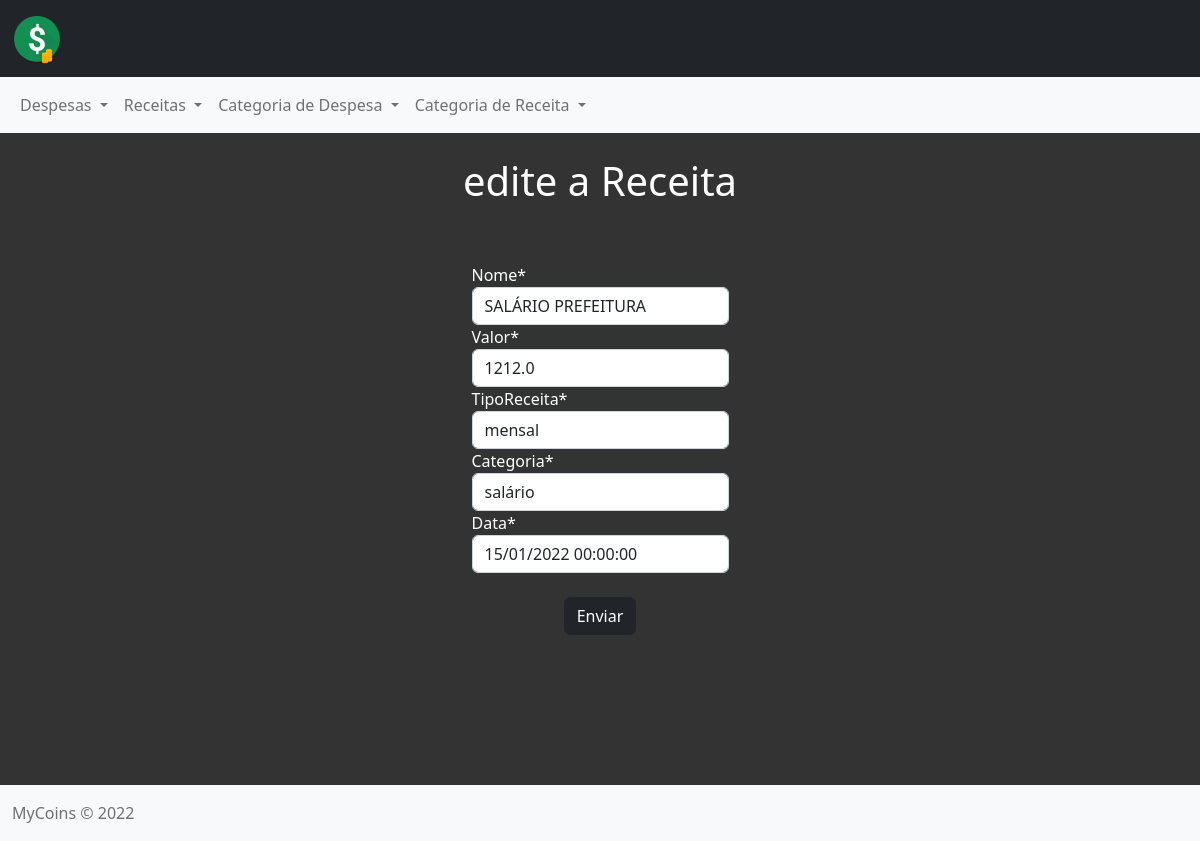
Page /receitas/edit/1 on the committed database.
### receitas/models.py (models this page shows, shortened)
class Receitas(models.Model):
    tipo = (
        ('1', 'mensal'),
        ('2','eventual'),
    )
    nome = models.CharField(max_length=255)
    valor = models.FloatField()
    tipoReceita = models.CharField(
        max_length=1,
        choices=tipo,
    )
    criacao = models.DateTimeField(auto_now_add=True)
    atualizacao = models.DateTimeField(auto_now = True)
    categoria = models.ForeignKey(CategoriaReceita, on_delete=models.CASCADE)
    data = models.DateTimeField(null=True)

### receitas/views.py (the view)
# urls.py: path('edit/<int:id>',views.edit, name="edite categoria despesa"),
def edit(request,id):
    receita = get_object_or_404(Receitas,pk=id)
    form = ReceitaSForm(instance = receita)
    if request.method == 'GET':
        return render(request, 'receitas/edit.html', {'form':form})
    else:
        form = ReceitaSForm(request.POST, instance = receita)
        form.save()
        form = ReceitaSForm(instance = receita)
        return render(request, 'receitas/edit.html', {'form':form})

### receitas/forms.py
class ReceitaSForm(forms.ModelForm):
    class Meta:
        model = Receitas
        fields = '__all__'

### receita_categoria/models.py (called while the page is built)
    def __str__(self):
        return self.name

### receitas/templates/receitas/edit.html (shortened to what this page needs)
{% extends 'base.html' %}
{% load crispy_forms_tags %}
{% block content %}
<main>
    <br>
    <div class="form_center">
        <h1>edite a Receita</h1>
    </div>
        <div class="form_center">
            <form method="post">
                {{ form|crispy  }}
                <br>
                <div class="form_center">
                <button type="submit" class="btn btn-dark">Enviar</button>
                </div>
            </form>
        </div>
</main>
{% endblock %}

### despesas/static/style/style.css (style rules this page uses)
body { background-color: black; }
main { background-color: black; max-height: 1000px; color:white }
.form_center { max-width: 100vw; max-height: 100vh; display: flex; justify-content: center; align-items: center; margin-bottom: 50px; }
main { background-color: #333; padding-bottom: 50px; }

### rows in the picture
Receitas: nome "SALÁRIO PREFEITURA", valor "1212.0", tipoReceita "mensal", categoria "salário", data "15/01/2022 00:00:00"
